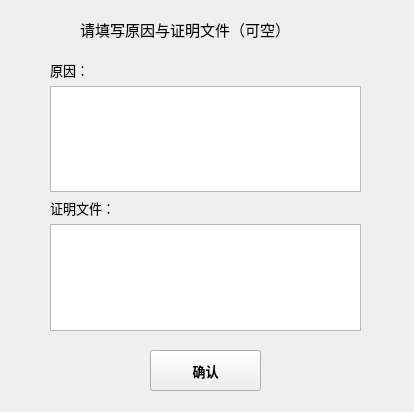
<?xml version="1.0" encoding="UTF-8"?>
<ui version="4.0">
 <class>reason</class>
 <widget class="QWidget" name="reason">
  <property name="geometry">
   <rect>
    <x>0</x>
    <y>0</y>
    <width>414</width>
    <height>412</height>
   </rect>
  </property>
  <property name="windowTitle">
   <string>Form</string>
  </property>
  <widget class="QPushButton" name="pushButton">
   <property name="geometry">
    <rect>
     <x>150</x>
     <y>350</y>
     <width>111</width>
     <height>41</height>
    </rect>
   </property>
   <property name="font">
    <font>
     <pointsize>10</pointsize>
     <weight>75</weight>
     <bold>true</bold>
    </font>
   </property>
   <property name="text">
    <string>确认</string>
   </property>
  </widget>
  <widget class="QWidget" name="verticalLayoutWidget">
   <property name="geometry">
    <rect>
     <x>50</x>
     <y>60</y>
     <width>311</width>
     <height>271</height>
    </rect>
   </property>
   <layout class="QVBoxLayout" name="verticalLayout">
    <item>
     <widget class="QLabel" name="label_2">
      <property name="font">
       <font>
        <family>仿宋</family>
        <pointsize>10</pointsize>
       </font>
      </property>
      <property name="text">
       <string>原因：</string>
      </property>
     </widget>
    </item>
    <item>
     <widget class="QTextEdit" name="reason_2"/>
    </item>
    <item>
     <widget class="QLabel" name="label_3">
      <property name="font">
       <font>
        <family>仿宋</family>
        <pointsize>10</pointsize>
       </font>
      </property>
      <property name="text">
       <string>证明文件：</string>
      </property>
     </widget>
    </item>
    <item>
     <widget class="QTextEdit" name="proved"/>
    </item>
   </layout>
  </widget>
  <widget class="QLabel" name="label">
   <property name="geometry">
    <rect>
     <x>80</x>
     <y>20</y>
     <width>251</width>
     <height>18</height>
    </rect>
   </property>
   <property name="font">
    <font>
     <family>仿宋</family>
     <pointsize>11</pointsize>
    </font>
   </property>
   <property name="text">
    <string>请填写原因与证明文件（可空）</string>
   </property>
  </widget>
 </widget>
 <tabstops>
  <tabstop>reason_2</tabstop>
  <tabstop>proved</tabstop>
  <tabstop>pushButton</tabstop>
 </tabstops>
 <resources/>
 <connections/>
</ui>
